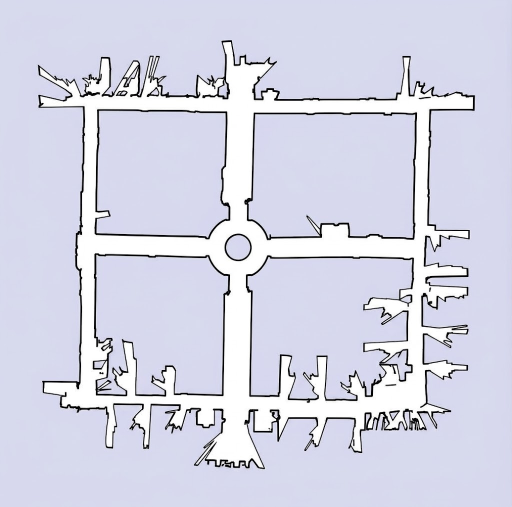
#> input picture test_all_map/map01.jpg, 1024 x 1013 px (shown at 1/2 size); its folder holds only this picture in this run
$ python -i main_image.py   (imports and definitions only)
#> lines starting #> are read from the running program, lines starting #| are printed output that depends on the picture; after the words box and inside, x2 and y2 are one past the last pixel; in counts of white or black regions, pixels touching at a corner belong together
import pygame
import sys
import os
import glob
import math
import numpy as np
import random
import cv2

from config import *

# TĂNG TẦM NHÌN RADAR TRỰC TIẾP TẠI ĐÂY MÀ KHÔNG CẦN SỬA CONFIG.PY
SENSOR_RADIUS = 50.0

from core_math import get_car_corners, dist, point_to_segment_dist, point_in_polygon
from environment import get_valid_random_pos, DynamicObstacle, check_collision_with_index
from planners import KinematicRRT, KinematicMCPP, get_topological_path
from energy_tracker import EnergyTracker

# IMPORT CÁC THUẬT TOÁN TỪ BÀI BÁO
from rrt_planners import (
    RRTStar, BiRRTStar, APFRRTStar, BiAPFRRTStar, MSBiRRTStar
)

ALGO_MODES = [
    "MCPP_Original", "RRT_Original", "MS-BI-RRT*", "RRT*",
    "BI-RRT*", "APF-RRT*", "BI-APF-RRT*"
]

# ==========================================
# XỬ LÝ ĐỌC ẢNH VÀ TRÍCH XUẤT CHƯỚNG NGẠI VẬT
# ==========================================
# ==========================================
# XỬ LÝ ĐỌC ẢNH VÀ TRÍCH XUẤT CHƯỚNG NGẠI VẬT (ĐÃ FIX LỖI CẮT ẢNH)
# ==========================================
def load_map_from_image(image_path, logical_size=500.0):
#> called with image_path = 'map01.jpg', logical_size = 500
    img = cv2.imread(image_path)
#> img is the input picture: shape (1013, 1024, 3); mean B, G, R 229.8, 213.8, 212.5
    if img is None:
        print(f"Lỗi: Không tìm thấy file {image_path}")
        return [], [], None, 0, 0

    orig_h, orig_w = img.shape[:2]
#> orig_h = 1013; orig_w = 1024
    pixel_to_logic = logical_size / max(orig_w, orig_h)
#> pixel_to_logic = 0.488

    logic_w = orig_w * pixel_to_logic
#> logic_w = 500
    logic_h = orig_h * pixel_to_logic
#> logic_h = 494.6

    # 1. OUTER_POLY: Coi toàn bộ viền bức ảnh là giới hạn bản đồ
    outer_poly = [
        (0.0, 0.0),
        (logic_w, 0.0),
        (logic_w, logic_h),
        (0.0, logic_h)
    ]

    # 2. TÌM VẬT CẢN: Lọc tất cả các màu KHÔNG PHẢI MÀU TRẮNG
    lower_white = np.array([240, 240, 240])
    upper_white = np.array([255, 255, 255])
    mask_white = cv2.inRange(img, lower_white, upper_white)
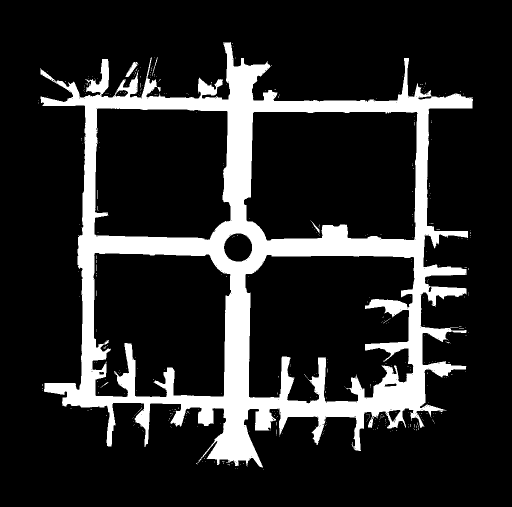
#> mask_white: shape (1013, 1024) (shown at 1/2 size); 16.1% white; 436 white regions (430 under 20 px), largest, box (x1, y1, x2, y2) and area: (80, 84, 946, 935) 165545, (250, 124, 276, 154) 259, (621, 441, 639, 467) 76, (304, 115, 316, 152) 53, (315, 174, 321, 184) 37, (202, 764, 217, 775) 26

    # Đảo ngược mask: Vùng đen/xám của tòa nhà sẽ biến thành màu trắng để OpenCV tìm kiếm
    mask_obstacles = cv2.bitwise_not(mask_white)

    # Dùng RETR_EXTERNAL để lấy tất cả các cục chướng ngại vật rời rạc
    contours, hierarchy = cv2.findContours(mask_obstacles, cv2.RETR_EXTERNAL, cv2.CHAIN_APPROX_SIMPLE)
#> contours = [[[0, 0], [0, 1012], [1023, 1012], [1023, 0]]]

    real_holes = []
    for cnt in contours:
        if cv2.contourArea(cnt) > 10: # Bỏ qua nhiễu ảnh quá bé
            epsilon = 0.002 * cv2.arcLength(cnt, True)
            approx = cv2.approxPolyDP(cnt, epsilon, True)

            # Lật trục Y cho đúng với tọa độ của Pygame
            hole = [(float(pt[0][0]) * pixel_to_logic, logic_h - float(pt[0][1]) * pixel_to_logic) for pt in approx]
            if len(hole) >= 3:
                real_holes.append(hole)
#> this loop made 1 pass
#> (epsilon, approx, hole) on pass 1: (8.14, [[0, 0], [0, 1012], [1023, 1012], [1023, 0]], [(0, 494.6), (0, 0.488), (499.5, 0.488), (499.5, 494.6)])
#> after the loop, real_holes = [[(0, 494.6), (0, 0.488), (499.5, 0.488), (499.5, 494.6)]]

    img_rgb = cv2.cvtColor(img, cv2.COLOR_BGR2RGB)
    bg_surface = pygame.surfarray.make_surface(np.transpose(img_rgb, (1, 0, 2)))

    print(f"Đã nạp map hoàn chỉnh. Kích thước vật lý: {logic_w:.1f}x{logic_h:.1f}m. Số vật cản: {len(real_holes)}")
#| Đã nạp map hoàn chỉnh. Kích thước vật lý: 500.0x494.6m. Số vật cản: 1
    return outer_poly, real_holes, bg_surface, logic_w, logic_h


# ==========================================
# THUẬT TOÁN AMuGOPIA - SẮP XẾP ĐA MỤC TIÊU
# ==========================================
# [563 lines left out: functions angle_between_vectors, amugopia_sabo_ordering, main, not called in this run]

# [2 lines not run here, left out]

>>> result = load_map_from_image('map01.jpg')
#> result = 5 items

$ run again, on test_all_map/map02.jpg
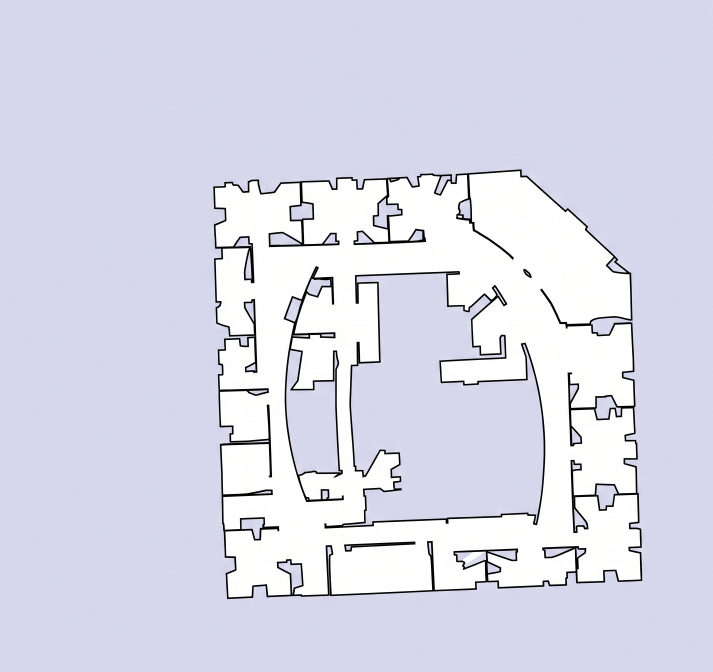
#> input picture test_all_map/map02.jpg, 2138 x 2016 px (shown at 1/3 size)
#> in load_map_from_image, img is the input picture: shape (2016, 2138, 3); mean B, G, R 233.1, 218.4, 217.4
#> in load_map_from_image, `mask_white = cv2.inRange(img, lower_white, upper_white)`:
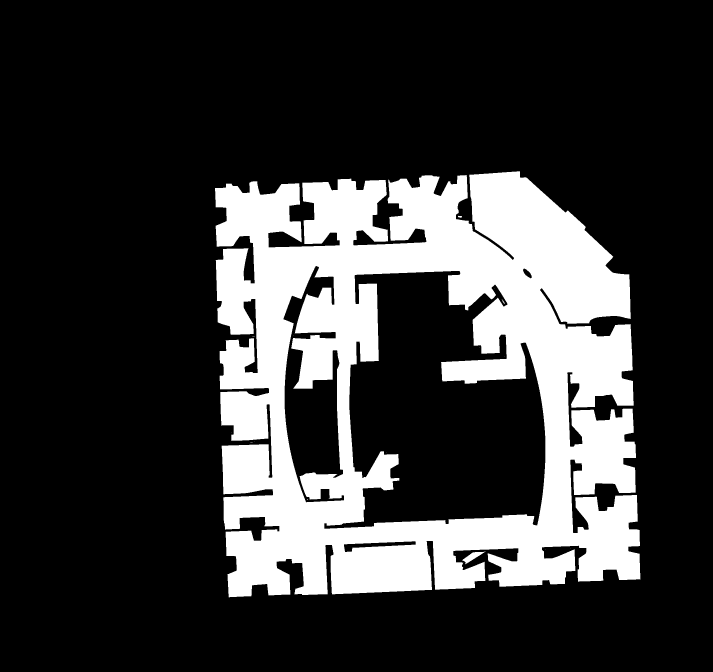
#> mask_white: shape (2016, 2138) (shown at 1/3 size); 22.6% white; 22 white regions (18 under 20 px), largest, box (x1, y1, x2, y2) and area: (645, 514, 1922, 1792) 972540, (1386, 1655, 1457, 1693) 943, (1374, 647, 1386, 653) 52, (1506, 899, 1514, 912) 31
#> contours = [[[0, 0], [0, 2015], [2137, 2015], [2137, 0]]]
#> the loop in load_map_from_image, `for cnt in contours:` made 1 pass
#> (epsilon, approx, hole) on pass 1: (16.61, [[0, 0], [0, 2015], [2137, 2015], [2137, 0]], [(0, 471.5), (0, 0.234), (499.8, 0.234), (499.8, 471.5)])
#> after the loop in load_map_from_image, `for cnt in contours:`: real_holes = [[(0, 471.5), (0, 0.234), (499.8, 0.234), (499.8, 471.5)]]
#| Đã nạp map hoàn chỉnh. Kích thước vật lý: 500.0x471.5m. Số vật cản: 1
#> result = 5 items
